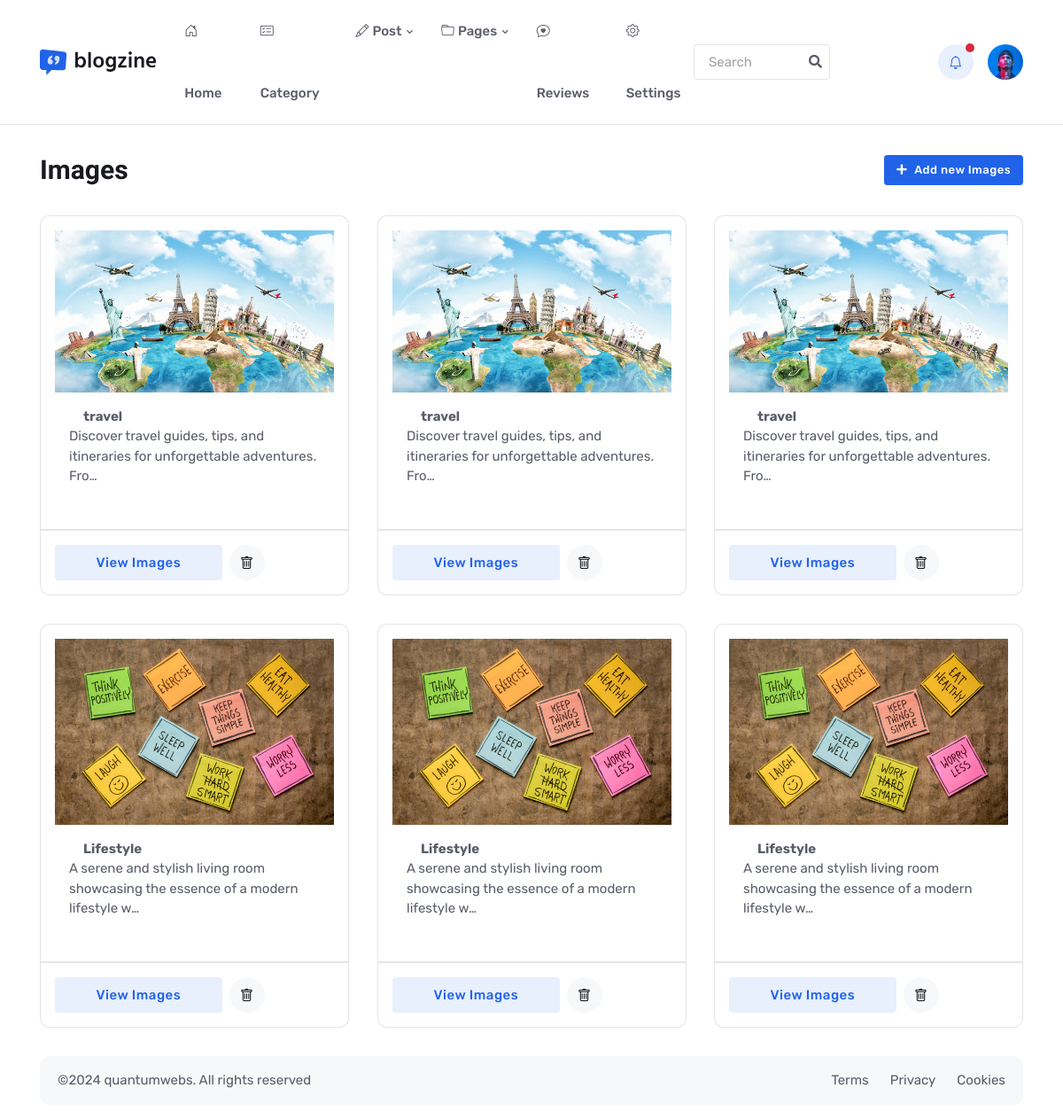
Before: /images/ with the older database file.
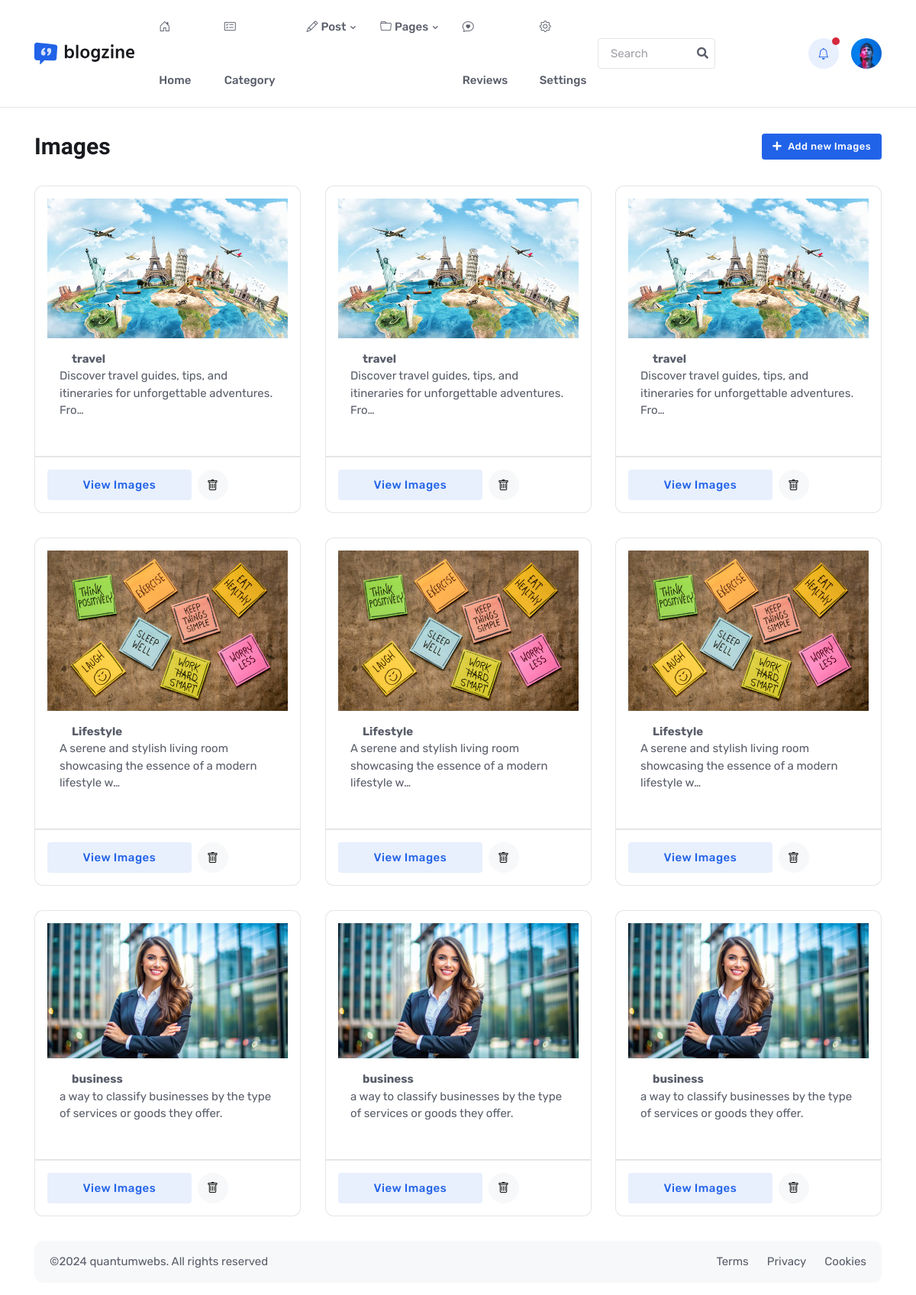
After: the same page with the newer database file.
### core/models.py (models this page shows, shortened)
class Image(models.Model):
    original_image  = models.ImageField(upload_to='images/', max_length=2000, blank=False, null=False)
    medium_image    = models.ImageField(upload_to='images/', max_length=900, blank=False, null=False)
    small_image     = models.ImageField(upload_to='images/', max_length=300, blank=False, null=False)
    alt_tag         = models.CharField(max_length=250, blank=True, null=True)
    title           = models.CharField(max_length=250, blank=True, null=True)
    description     = models.TextField(max_length=250, blank=True, null=True)
    fileName        = models.CharField(max_length=250, blank=True, null=True)
    created_at      = models.DateTimeField(auto_now_add=True)
    updated_at      = models.DateTimeField(auto_now=True)

### core/views.py (the view, shortened to what this page needs)
# urls.py: path('images/', views.images, name='images'),
def images(request):
    images = Image.objects.all()
    context = {
        'title': 'Images',
        'images': images,
    }
    return render(request, 'images.html', context)

### core/templates/images.html (shortened to what this page needs)
{% extends "base.html" %}
{% load static %}
{% block content %}
<section class="py-4">
    <div class="container">
        <div class="row g-4">
            <div class="d-sm-flex justify-content-sm-between align-items-center">
                <h1 class="mb-2 mb-sm-0 h2">Images
                </h1>
                <button type="button" class="btn btn-sm btn-primary mb-0" data-bs-toggle="modal"
                    data-bs-target="#addImageModal">
                    <i class="fas fa-plus me-2"></i>Add new Images
                </button>
            </div>
            {% for image in images %}
            <div class="col-md-6 col-xl-4">
                <div class="card border h-100">
                    <div class="card-header border-bottom p-3">
                        <div class="d-flex align-items-center">
                            <img src="{{ image.original_image.url }}" alt="{{ image.alt_tag|default:'Image' }}"
                                class="img-fluid" />
                        </div>
                        <div class="card-body p-3">
                            <strong class="mb-0 ms-3">{{ image.title }}</strong>
                            <p>{{ image.description|truncatechars:80 }}</p>
                        </div>
                    </div>
                    <div class="card-footer border-top text-center p-3">
                        <div class="d-flex gap-2">
                            <a href="#" class="btn btn-primary-soft w-100 mb-0">View Images</a>
                            <a href="#" class="btn btn-light btn-round mb-0" data-bs-toggle="tooltip"
                                data-bs-placement="top" title="Delete"><i class="bi bi-trash"></i></a>
                        </div>
                    </div>
                </div>
            </div>
            <div class="col-md-6 col-xl-4">
                <div class="card border h-100">
                    <div class="card-header border-bottom p-3">
                        <div class="d-flex align-items-center">
                            <img src="{{ image.medium_image.url }}" alt="{{ image.alt_tag|default:'Image' }}"
                                class="img-fluid" />
                        </div>
                        <div class="card-body p-3">
                            <strong class="mb-0 ms-3">{{ image.title }}</strong>
                            <p>{{ image.description|truncatechars:80 }}</p>
                        </div>
                    </div>
                    <div class="card-footer border-top text-center p-3">
                        <div class="d-flex gap-2">
                            <a href="#" class="btn btn-primary-soft w-100 mb-0">View Images</a>
                            <a href="#" class="btn btn-light btn-round mb-0" data-bs-toggle="tooltip"
                                data-bs-placement="top" title="Delete"><i class="bi bi-trash"></i></a>
                        </div>
                    </div>
                </div>
            </div>
            <div class="col-md-6 col-xl-4">
                <div class="card border h-100">
                    <div class="card-header border-bottom p-3">
                        <div class="d-flex align-items-center">
                            <img src="{{ image.small_image.url }}" alt="{{ image.alt_tag|default:'Image' }}"
                                class="img-fluid" />
                        </div>
                        <div class="card-body p-3">
                            <strong class="mb-0 ms-3">{{ image.title }}</strong>
                            <p>{{ image.description|truncatechars:80 }}</p>
                        </div>
                    </div>
                    <div class="card-footer border-top text-center p-3">
                        <div class="d-flex gap-2">
                            <a href="#" class="btn btn-primary-soft w-100 mb-0">View Images</a>
                            <a href="#" class="btn btn-light btn-round mb-0" data-bs-toggle="tooltip"
                                data-bs-placement="top" title="Delete"><i class="bi bi-trash"></i></a>
                        </div>
                    </div>
                </div>
            </div>
            {% empty %}
            <p>No images available.</p>
            {% endfor %}
        </div>
    </div>
</section>
{% endblock content %}

### core/templates/base.html (shortened to what this page needs)
<!DOCTYPE html>
<html lang="en">
{% load static %}
<head>
    <link rel="stylesheet" type="text/css" href="{% static 'assets/vendor/font-awesome/css/all.min.css' %}">
    <link rel="stylesheet" type="text/css" href="{% static 'assets/vendor/bootstrap-icons/bootstrap-icons.css' %}">
    <link rel="stylesheet" type="text/css" href="{% static 'assets/vendor/apexcharts/css/apexcharts.css' %}">
    <link rel="stylesheet" type="text/css" href="{% static 'assets/vendor/overlay-scrollbar/css/OverlayScrollbars.min.css' %}">
    <link rel="stylesheet" type="text/css" href="{% static 'assets/css/style.css' %}">
</head>
<body>
    <header class="navbar-light navbar-sticky header-static border-bottom navbar-dashboard">
        <nav class="navbar navbar-expand-xl">
            <div class="container">
                <a class="navbar-brand me-3" href="{% url "home" %}">
                    <img class="navbar-brand-item light-mode-item" src="{% static 'assets/images/logo.svg' %}" alt="logo">
                </a>
                <div class="collapse navbar-collapse" id="navbarCollapse">
                    <ul class="navbar-nav navbar-nav-scroll mx-auto">
                        <li class="nav-item"><a class="nav-link" href="{% url "home" %}"><i
                                    class="bi bi-house-door me-1"></i>Home</a></li>
                        <li class="nav-item"><a class="nav-link" href="{% url "category" %}"><i
                                    class="bi bi-card-checklist"></i> Category</a></li>
                        <li class="nav-item dropdown">
                            <a class="nav-link dropdown-toggle" href="#" id="postMenu" data-bs-toggle="dropdown"
                                aria-haspopup="true" aria-expanded="false"><i class="bi bi-pencil me-1"></i>Post</a>
                                </li>
                            </ul>
                        <li class="nav-item dropdown">
                            <a class="nav-link dropdown-toggle" href="#" id="pagesMenu" data-bs-toggle="dropdown"
                                aria-haspopup="true" aria-expanded="false"><i class="bi bi-folder me-1"></i>Pages</a>
                        </li>
                        <li class="nav-item"><a class="nav-link" href="{% url "reviews" %}"><i
                            class="bi bi-chat-heart"></i> Reviews</a></li>
                        <li class="nav-item"><a class="nav-link" href="{% url "settings" %}"><i
                            class="bi bi-gear"></i> Settings</a></li>
                    <div class="nav my-3 my-xl-0 px-4 px-lg-1 flex-nowrap align-items-center">
                        <div class="nav-item w-100">
                            <form class="position-relative">
                                <input class="form-control pe-5 bg-transparent" type="search" placeholder="Search"
                                    aria-label="Search">
                                <button
                                    class="btn bg-transparent border-0 px-2 py-0 position-absolute top-50 end-0 translate-middle-y"
                                    type="submit"><i class="fas fa-search fs-6 "></i></button>
                            </form>
                        </div>
                    </div>
                </div>
                <div class="nav flex-nowrap align-items-center">
                    <div class="nav-item ms-2 ms-md-3 dropdown">
                        <a class="btn btn-primary-soft btn-round mb-0" href="#" role="button" data-bs-toggle="dropdown"
                            aria-expanded="false" data-bs-auto-close="outside">
                            <i class="bi bi-bell fa-fw"></i>
                        </a>
                        <span class="notif-badge animation-blink"></span>
                    </div>
                    <div class="nav-item ms-2 ms-md-3 dropdown">
                        <a class="avatar avatar-sm p-0" href="#" id="profileDropdown" role="button"
                            data-bs-auto-close="outside" data-bs-display="static" data-bs-toggle="dropdown"
                            aria-expanded="false">
                            <img class="avatar-img rounded-circle" src="{% static 'assets/images/avatar/03.jpg' %}" alt="avatar">
                        </a>
                    </div>
                </div>
            </div>
        </nav>
    </header>
    {% block content %}
    {% endblock content %}
    <footer class="mb-3">
        <div class="container">
            <div class="card card-body bg-light">
                <div class="row align-items-center justify-content-between">
                    <div class="col-lg-6">
                        <div class="text-center text-lg-start">©2024 <a href="https://quantumwebs.in/"
                                class="text-reset btn-link" target="_blank">quantumwebs</a>. All rights reserved
                        </div>
                    </div>
                    <div class="col-lg-6 d-sm-flex align-items-center justify-content-center justify-content-lg-end">
                        <ul
                            class="nav text-center text-sm-end justify-content-center justify-content-center mt-3 mt-md-0">
                            <li class="nav-item"><a class="nav-link" href="#">Terms</a></li>
                            <li class="nav-item"><a class="nav-link" href="#">Privacy</a></li>
                            <li class="nav-item"><a class="nav-link pe-0" href="#">Cookies</a></li>
                        </ul>
                    </div>
                </div>
            </div>
        </div>
    </footer>
</body>
</html>

Changed rows visible on the page:
added Image: original_image (picture), title "business", description "a way to classify businesses by the type of services or goods they offer.", medium_image (picture), small_image (picture)
